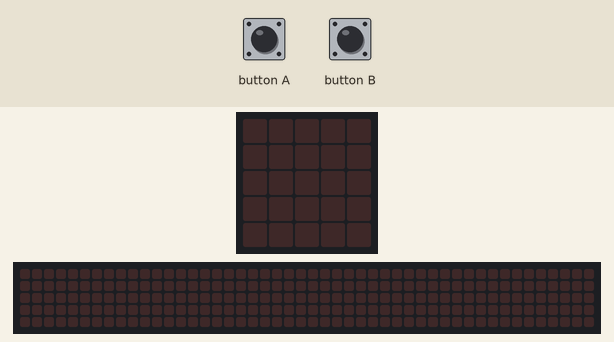
Simulated run of this program. Board: BBC micro:bit (MakeCode). On the bench: the board's 5×5 LED display, a strip that is not on the board, showing the scrolling text unrolled. Inputs (shaded band) come from the test bench. The 48×5 strip is a reading aid, not a part: it shows the text the display is scrolling, unrolled, one strip-width of it at a time.

Above: at 1.2 s.
1.3 s: button A pressed for 0.15 s
At 5.0 s:
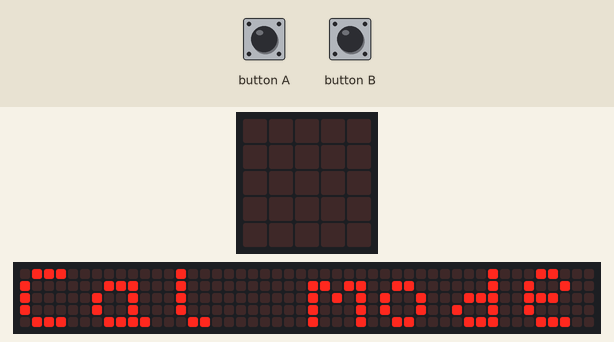
At 14.5 s:
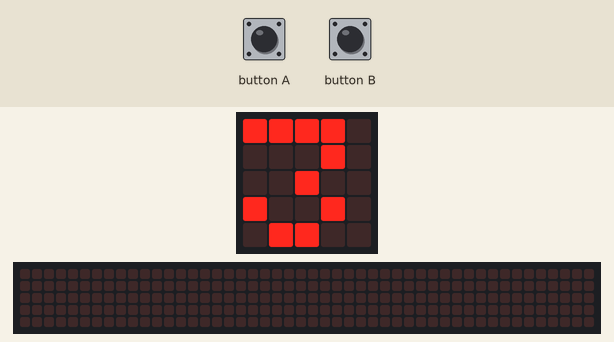

The program:

main.ts
```typescript
input.onButtonPressed(Button.A, function () {
    basic.showString("Cal mode")
    basic.showString("Ph4")
    basic.showNumber(3)
    basic.pause(1000)
    basic.showNumber(2)
    basic.pause(1000)
    basic.showNumber(1)
    basic.pause(1000)
    _acidVoltage = pins.analogReadPin(AnalogPin.P0) / 1024 * 5000
    basic.showString("Ph7")
    basic.showNumber(3)
    basic.pause(1000)
    basic.showNumber(2)
    basic.pause(1000)
    basic.showNumber(1)
    basic.pause(1000)
    _neutralVoltage = pins.analogReadPin(AnalogPin.P0) / 1024 * 5000
})
function read_PH (voltage: number, temperature: number) {
    slope = (7 - 4) / ((_neutralVoltage - 1500) / 3 - (_acidVoltage - 1500) / 3)
    intercept = 7 - slope * (_neutralVoltage - 1500) / 3
    _phValue = slope * (voltage - 1500) / 3 + intercept
    return Math.round(_phValue)
}
input.onButtonPressed(Button.B, function () {
    basic.showNumber(read_PH(pins.analogReadPin(AnalogPin.P0) / 1024 * 5000, input.temperature()))
})
let _phValue = 0
let intercept = 0
let slope = 0
let _neutralVoltage = 0
let _acidVoltage = 0
let _temperature = 25
_acidVoltage = 2032.44
_neutralVoltage = 1500
```

test.ts
```typescript
// 在這裡測試；當此封包作為擴充功能時，將不會編譯此內容。
```

Measured:
- after the input at 1.3 s, the display: changes after 0.15 s (image 1)
- what the display in image 1 shows lasts 0.6 s, from 4.6 s to 5.2 s
